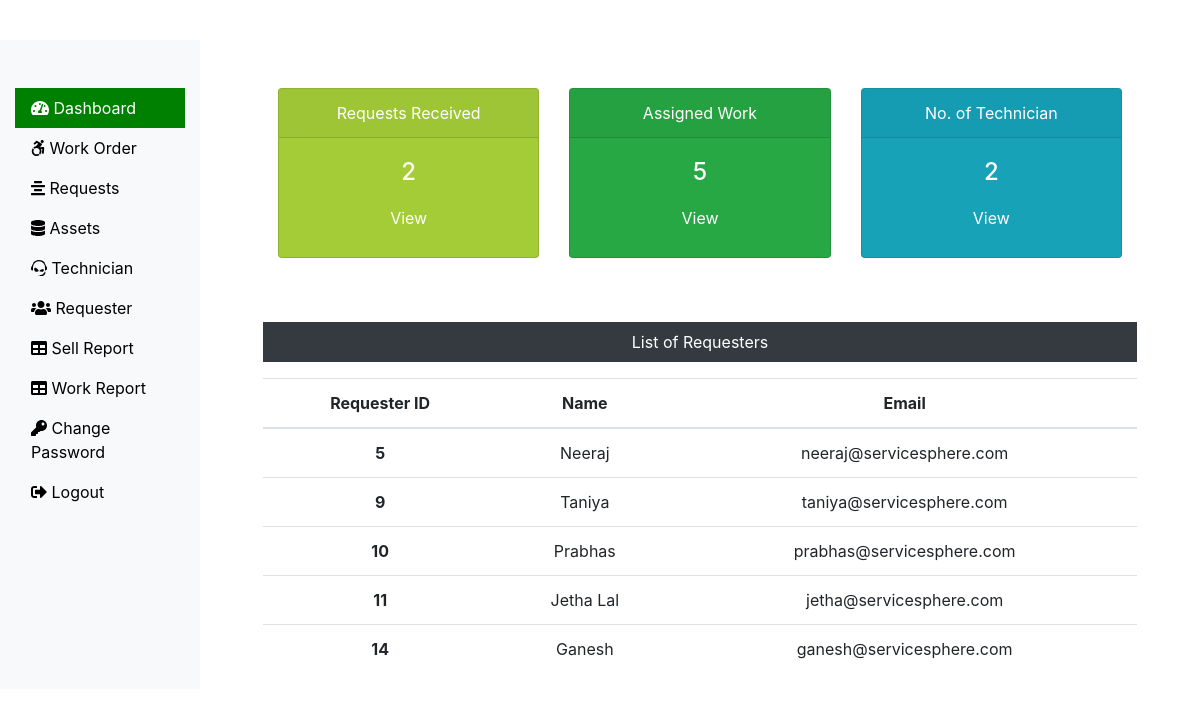
The app's page /Admin/dashboard.php (signed in) with its own data.
### tables this page shows
CREATE TABLE `requesterlogin_tb` (
  `r_login_id` int(11) NOT NULL,
  `r_name` varchar(60) NOT NULL,
  `r_email` varchar(60) NOT NULL,
  `r_password` varchar(60) NOT NULL
);

### Admin/dashboard.php (the view, shortened to what this page needs)
<?php
include('includes/header.php');
include('../dbConnection.php');
 $sql = "SELECT max(request_id) FROM submitrequest_tb";
 $result = $conn->query($sql);
 $row = mysqli_fetch_row($result);
 $submitrequest = $row[0];
 $sql = "SELECT max(request_id) FROM assignwork_tb";
 $result = $conn->query($sql);
 $row = mysqli_fetch_row($result);
 $assignwork = $row[0];
 $sql = "SELECT * FROM technician_tb";
 $result = $conn->query($sql);
 $totaltech = $result->num_rows;
?>
<div class="col-sm-9 col-md-10">
  <div class="row mx-5 text-center">
    <div class="col-sm-4 mt-5">
      <div class="card text-white bg-danger mb-3" style="max-width: 18rem;">
        <div class="card-header">Requests Received</div>
        <div class="card-body">
          <h4 class="card-title">
            <?php echo $submitrequest; ?>
          </h4>
          <a class="btn text-white" href="request.php">View</a>
        </div>
      </div>
    </div>
    <div class="col-sm-4 mt-5">
      <div class="card text-white bg-success mb-3" style="max-width: 18rem;">
        <div class="card-header">Assigned Work</div>
        <div class="card-body">
          <h4 class="card-title">
            <?php echo $assignwork; ?>
          </h4>
          <a class="btn text-white" href="work.php">View</a>
        </div>
      </div>
    </div>
    <div class="col-sm-4 mt-5">
      <div class="card text-white bg-info mb-3" style="max-width: 18rem;">
        <div class="card-header">No. of Technician</div>
        <div class="card-body">
          <h4 class="card-title">
            <?php echo $totaltech; ?>
          </h4>
          <a class="btn text-white" href="technician.php">View</a>
        </div>
      </div>
    </div>
  </div>
  <div class="mx-5 mt-5 text-center">
    <p class=" bg-dark text-white p-2">List of Requesters</p>
    <?php
    $sql = "SELECT * FROM requesterlogin_tb";
    $result = $conn->query($sql);
    if($result->num_rows > 0){
 echo '<table class="table">
  <thead>
   <tr>
    <th scope="col">Requester ID</th>
    <th scope="col">Name</th>
    <th scope="col">Email</th>
   </tr>
  </thead>
  <tbody>';
  while($row = $result->fetch_assoc()){
   echo '<tr>';
    echo '<th scope="row">'.$row["r_login_id"].'</th>';
    echo '<td>'. $row["r_name"].'</td>';
    echo '<td>'.$row["r_email"].'</td>';
  }
 echo '</tbody>
 </table>';
} else {
  echo "0 Result";
}
?>
  </div>
</div>
</div>
</div>
<?php
include('includes/footer.php');
?>

### Admin/includes/header.php (shortened to what this page needs)
<!DOCTYPE html>
<html lang="en">
<head>
 <link rel="stylesheet" href="../css/bootstrap.min.css">
 <link rel="stylesheet" href="../css/all.min.css">
 <link rel="stylesheet" href="../css/custom.css">
</head>
<body>
 <div class="container-fluid mb-5" style="margin-top:40px;">
  <div class="row">
   <nav class="col-sm-3 col-md-2 bg-light sidebar py-5 d-print-none">
    <div class="sidebar-sticky">
     <ul class="nav flex-column">
      <li class="nav-item">
       <a class="nav-link <?php if(PAGE == 'dashboard') { echo 'active'; } ?> " href="dashboard.php">
        <i class="fas fa-tachometer-alt"></i>
        Dashboard
       </a>
      </li>
      <li class="nav-item">
       <a class="nav-link <?php if(PAGE == 'work') { echo 'active'; } ?>" href="work.php">
        <i class="fab fa-accessible-icon"></i>
        Work Order
       </a>
      </li>
      <li class="nav-item">
       <a class="nav-link <?php if(PAGE == 'request') { echo 'active'; } ?>" href="request.php">
        <i class="fas fa-align-center"></i>
        Requests
       </a>
      </li>
      <li class="nav-item">
       <a class="nav-link <?php if(PAGE == 'assets') { echo 'active'; } ?>" href="assets.php">
        <i class="fas fa-database"></i>
        Assets
       </a>
      </li>
      <li class="nav-item">
       <a class="nav-link <?php if(PAGE == 'technician') { echo 'active'; } ?>" href="technician.php">
        <i class="fab fa-teamspeak"></i>
        Technician
       </a>
      </li>
      <li class="nav-item">
       <a class="nav-link <?php if(PAGE == 'requesters') { echo 'active'; } ?>" href="requester.php">
        <i class="fas fa-users"></i>
        Requester
       </a>
      </li>
      <li class="nav-item">
       <a class="nav-link <?php if(PAGE == 'sellreport') { echo 'active'; } ?>" href="soldproductreport.php">
        <i class="fas fa-table"></i>
        Sell Report
       </a>
      </li>
      <li class="nav-item">
       <a class="nav-link <?php if(PAGE == 'workreport') { echo 'active'; } ?>" href="workreport.php">
        <i class="fas fa-table"></i>
        Work Report
       </a>
      </li>
      <li class="nav-item">
       <a class="nav-link <?php if(PAGE == 'changepass') { echo 'active'; } ?>" href="changepass.php">
        <i class="fas fa-key"></i>
        Change Password
       </a>
      </li>
      <li class="nav-item">
       <a class="nav-link" href="../logout.php">
        <i class="fas fa-sign-out-alt"></i>
        Logout
       </a>
      </li>
     </ul>
    </div>
   </nav>

### Admin/includes/footer.php (shortened to what this page needs)
</body>
</html>

### css/custom.css (style rules this page uses)
a { color: black; }
.active { color: white; background-color: green; }

### records on screen
requesterlogin_tb: r_login_id "5", r_name "Neeraj", r_email "neeraj@servicesphere.com"
requesterlogin_tb: r_login_id "9", r_name "Taniya", r_email "taniya@servicesphere.com"
requesterlogin_tb: r_login_id "10", r_name "Prabhas", r_email "prabhas@servicesphere.com"
requesterlogin_tb: r_login_id "11", r_name "Jetha Lal", r_email "jetha@servicesphere.com"
requesterlogin_tb: r_login_id "14", r_name "Ganesh", r_email "ganesh@servicesphere.com"

### other values on screen
$submitrequest "2"
$assignwork "5"
$totaltech "2"
